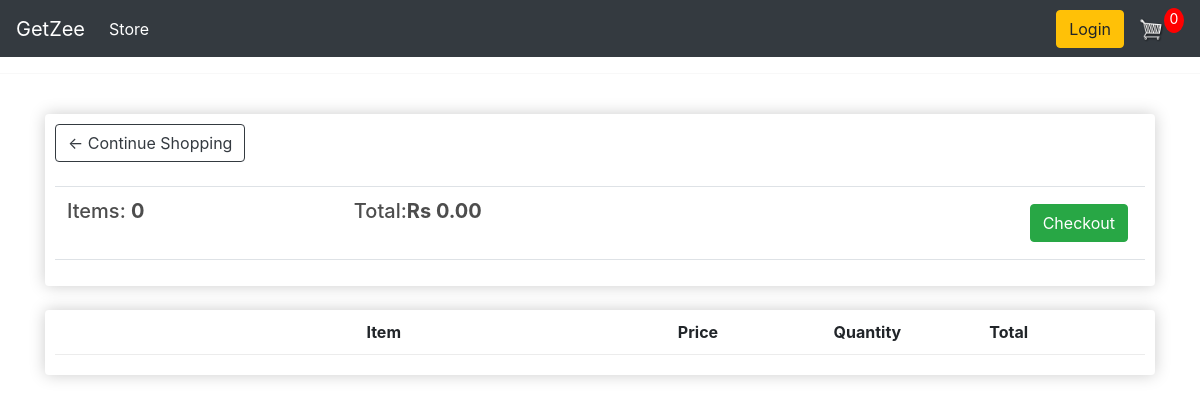
Before: /cart (signed in) with the older database file.
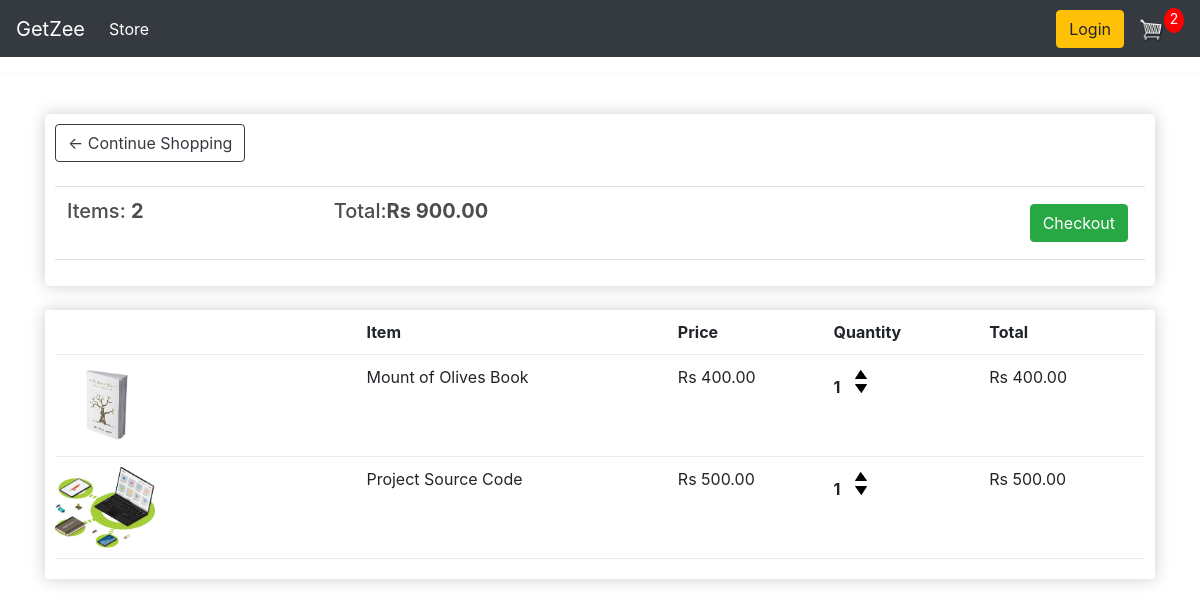
After: the same page with the newer database file.
### ecomApp/models.py (models this page shows, shortened)
class Order(models.Model):
    customer = models.ForeignKey(Customer, on_delete=models.SET_NULL, null=True, blank=True)
    date_ordered = models.DateField(auto_now_add=True)
    complete = models.BooleanField(default=False)
    transaction_id = models.CharField(max_length=100, null=True)
    @property
    def get_cart_total(self):
        orderitems = self.orderitem_set.all()
        total = sum([item.get_total for item in orderitems])
        return total
    @property
    def get_cart_items(self):
        orderitems = self.orderitem_set.all()
        total = sum([item.quantity for item in orderitems])
        return total

class OrderItem(models.Model):
    product = models.ForeignKey(Product, on_delete=models.SET_NULL, null=True)
    order = models.ForeignKey(Order, on_delete=models.SET_NULL, null=True)
    quantity = models.IntegerField(default=0, null=True, blank=True)
    date_added = models.DateTimeField(auto_now_add=True)
    @property
    def get_total(self):
        total = self.product.price * self.quantity
        return total

class Product(models.Model):
    name = models.CharField(max_length=200)
    price = models.FloatField()
    digital = models.BooleanField(default=False, null=True, blank=True)
    image = models.ImageField(null=True, blank=True)
    @property
    def imageURL(self):
        try:
            url = self.image.url
        except:
            url = ''
        return url

### ecomApp/views.py (the view)
# urls.py: path('cart', views.cart, name='cart'),
def cart(request):
    if request.user.is_authenticated:
        customer = request.user.customer
        order, created = Order.objects.get_or_create(customer=customer, complete=False)
        items = order.orderitem_set.all()
        cartItems = order.get_cart_items
    else:
        items = []
        order = {'get_cart_total':0, 'get_cart_items':0, 'shipping':False}
        cartItems = order['get_cart_items']
    context = {'items':items, 'order':order, 'cartItems': cartItems}
    return render(request, 'cart.html', context)

### templates/cart.html
{% extends 'main.html' %}
{% load static %}
{% block content %}
<div class="row">
	<div class="col-lg-12">
		<div class="box-element">
            <a  class="btn btn-outline-dark" href="{% url 'store' %}">&#x2190; Continue Shopping</a>
            <br>
            <br>
            <table class="table">
                <tr>
                    <th><h5>Items: <strong>{{order.get_cart_items}}</strong></h5></th>
                    <th><h5>Total:<strong>Rs {{order.get_cart_total|floatformat:2}}</strong></h5></th>
                    <th>
                        <a  style="float:right; margin:5px;" class="btn btn-success" href="{% url 'checkout' %}">Checkout</a>
                    </th>
                </tr>
            </table>
        </div>
		<br>
		<div class="box-element">
            <div class="cart-row">
                <div style="flex:2"></div>
                <div style="flex:2"><strong>Item</strong></div>
                <div style="flex:1"><strong>Price</strong></div>
                <div style="flex:1"><strong>Quantity</strong></div>
                <div style="flex:1"><strong>Total</strong></div>
            </div>
            {% for item in items %}
            <div class="cart-row">
                <div style="flex:2"><img class="row-image" src="{{item.product.imageURL}}"></div>
                <div style="flex:2"><p>{{item.product.name}}</p></div>
                <div style="flex:1"><p>Rs {{item.product.price|floatformat:2}}</p></div>
                <div style="flex:1">
                    <p class="quantity">{{item.quantity}}</p>
                    <div class="quantity">
                        <img data-product={{item.product.id}} data-action = "add" class="chg-quantity update-cart" src="{% static  'images/arrow-up.png' %}">
                        <img data-product={{item.product.id}} data-action = "remove" class="chg-quantity update-cart" src="{% static  'images/arrow-down.png' %}">
                    </div>
                </div>
                <div style="flex:1"><p>Rs {{item.get_total|floatformat:2}}</p></div>
            </div>
            {% endfor %}
	</div>
</div>
{% endblock content %}

Changed rows visible on the page:
computed for Order: get_cart_items "0" → "2"; get_cart_total "0.00" → "900.00"
added OrderItem: product.imageURL (picture), product.name "Mount of Olives Book", product.price "400.00", quantity "1", get_total "400.00"
added OrderItem: product.imageURL (picture), product.name "Project Source Code", product.price "500.00", quantity "1", get_total "500.00"
Other visible differences:
{{ cartItems }}: "0" → "2"
